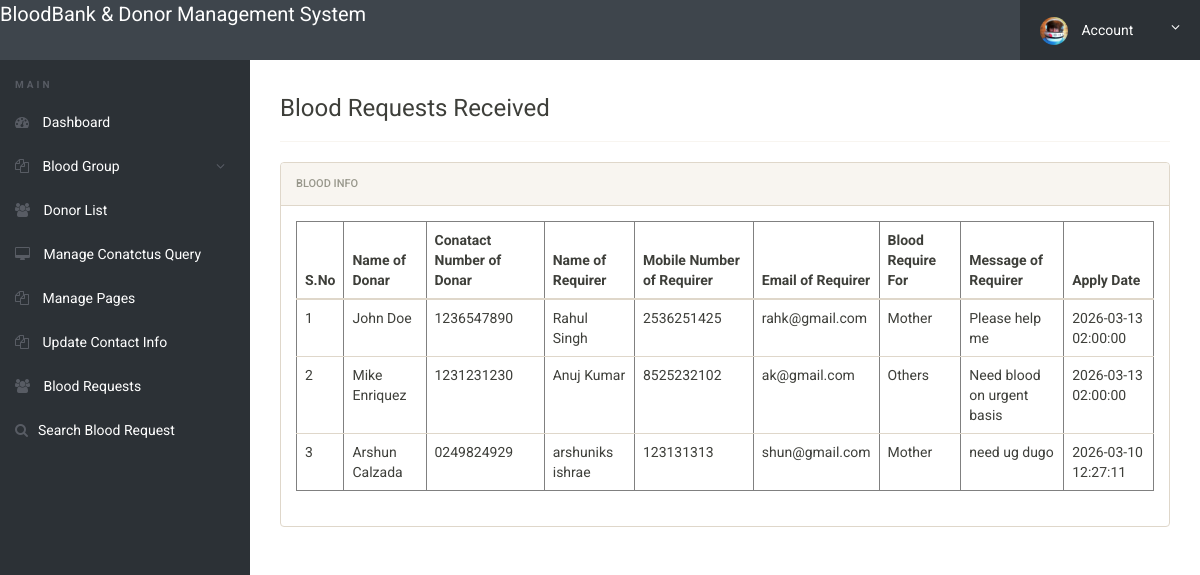
The page /admin/requests-received.php (signed in) on the database its author committed.
### tables this page shows
CREATE TABLE `tblbloodrequirer` (
  `ID` int(10) NOT NULL,
  `BloodDonarID` int(10) DEFAULT NULL,
  `name` varchar(250) DEFAULT NULL,
  `EmailId` varchar(250) DEFAULT NULL,
  `ContactNumber` bigint(10) DEFAULT NULL,
  `BloodRequirefor` varchar(250) DEFAULT NULL,
  `Message` mediumtext DEFAULT NULL,
  `ApplyDate` timestamp NULL DEFAULT current_timestamp()
);

CREATE TABLE `tblblooddonars` (
  `id` int(11) NOT NULL,
  `FullName` varchar(100) DEFAULT NULL,
  `MobileNumber` char(11) DEFAULT NULL,
  `EmailId` varchar(100) DEFAULT NULL,
  `Gender` varchar(20) DEFAULT NULL,
  `Age` int(11) DEFAULT NULL,
  `BloodGroup` varchar(20) DEFAULT NULL,
  `Address` varchar(255) DEFAULT NULL,
  `Message` mediumtext DEFAULT NULL,
  `PostingDate` timestamp NOT NULL DEFAULT current_timestamp(),
  `status` int(1) DEFAULT NULL,
  `Password` varchar(250) DEFAULT NULL
);

### admin/requests-received.php (the view, shortened to what this page needs)
<?php
include('includes/config.php');
if(strlen($_SESSION['alogin'])==0)
	{
header('location:index.php');
}
else{
 ?>
<!doctype html>
<html lang="en" class="no-js">
<head>
	<link rel="stylesheet" href="css/font-awesome.min.css">
	<link rel="stylesheet" href="css/bootstrap.min.css">
	<link rel="stylesheet" href="css/dataTables.bootstrap.min.css">
	<link rel="stylesheet" href="css/bootstrap-social.css">
	<link rel="stylesheet" href="css/bootstrap-select.css">
	<link rel="stylesheet" href="css/fileinput.min.css">
	<link rel="stylesheet" href="css/awesome-bootstrap-checkbox.css">
	<link rel="stylesheet" href="css/style.css">
</head>
<body>
	<?php include('includes/header.php');?>
	<div class="ts-main-content">
		<?php include('includes/leftbar.php');?>
		<div class="content-wrapper">
			<div class="container-fluid">
					<div class="col-md-12">
<h3> Blood Requests Received</h3>
<hr />
						<div class="panel panel-default">
							<div class="panel-heading">Blood Info</div>
							<div class="panel-body">
								<table border="1" class="table table-responsive">
                                    <thead>
                                         <tr>
                                         	<th>S.No</th>
                                          <th>Name of Donar</th>
                                          <th>Conatact Number of Donar</th>
                                            <th>Name of Requirer</th>
                                            <th>Mobile Number of Requirer</th>
                                            <th>Email of Requirer</th>
                                            <th>Blood Require For</th>
                                            <th>Message of Requirer</th>
                                            <th>Apply Date</th>
                                        </tr>
                                    </thead>
                                    <tbody>
                                        <tr><?php
$sql="SELECT tblbloodrequirer.BloodDonarID,tblbloodrequirer.name,tblbloodrequirer.EmailId,tblbloodrequirer.ContactNumber,tblbloodrequirer.BloodRequirefor,tblbloodrequirer.Message,tblbloodrequirer.ApplyDate,tblblooddonars.id as donid,tblblooddonars.FullName,tblblooddonars.MobileNumber from  tblbloodrequirer join tblblooddonars on tblblooddonars.id=tblbloodrequirer.BloodDonarID ";
$query = $dbh -> prepare($sql);
$query->execute();
$results=$query->fetchAll(PDO::FETCH_OBJ);
$cnt=1;
if($query->rowCount() > 0)
{
foreach($results as $row)
{               ?>
                                            <td><?php echo htmlentities($cnt);?></td>
                                            <td><?php  echo htmlentities($row->FullName);?></td>
                                            <td><?php  echo htmlentities($row->MobileNumber);?></td>
                                        <td><?php  echo htmlentities($row->name);?></td>
                                             <td><?php  echo htmlentities($row->ContactNumber);?></td>
                                             <td><?php  echo htmlentities($row->EmailId);?></td>
                                          <td><?php  echo htmlentities($row->BloodRequirefor);?></td>
                 <td><?php  echo htmlentities($row->Message);?>
                  </td>
                                            <td>
                                              <?php  echo htmlentities($row->ApplyDate);?>
                                            </td>
                                        </tr>
                                    <?php $cnt=$cnt+1;}}?>
                                    </tbody>
                                </table>
							</div>
						</div>
					</div>
				</div>
			</div>
		</div>
</body>
</html>
<?php } ?>

### admin/css/style.css (style rules this page uses)
html { font-size: 14px; }
@media only screen and (min-width: 480px) { html { font-size: 17px; } }
@media only screen and (min-width: 768px) { html { font-size: 14px; } }
body { font-size: 1em; }
.panel { overflow: hidden; }
.ts-main-content .content-wrapper { padding-top: 15px; margin-top: 60px; }
@media only screen and (min-width: 992px) { .ts-main-content .content-wrapper { margin-left: 250px; } }

### rows shown on the page
tblbloodrequirer: BloodDonarID.FullName "John Doe", BloodDonarID.MobileNumber "1236547890", name "Rahul Singh", ContactNumber "2536251425", EmailId "rahk@gmail.com", BloodRequirefor "Mother", Message "Please help me", ApplyDate "2026-03-13 02:00:00"
tblbloodrequirer: BloodDonarID.FullName "Mike Enriquez", BloodDonarID.MobileNumber "1231231230", name "Anuj Kumar", ContactNumber "8525232102", EmailId "ak@gmail.com", BloodRequirefor "Others", Message "Need blood on urgent basis", ApplyDate "2026-03-13 02:00:00"
tblbloodrequirer: BloodDonarID.FullName "Arshun Calzada", BloodDonarID.MobileNumber "0249824929", name "arshuniks ishrae", ContactNumber "123131313", EmailId "shun@gmail.com", BloodRequirefor "Mother", Message "need ug dugo", ApplyDate "2026-03-10 12:27:11"
